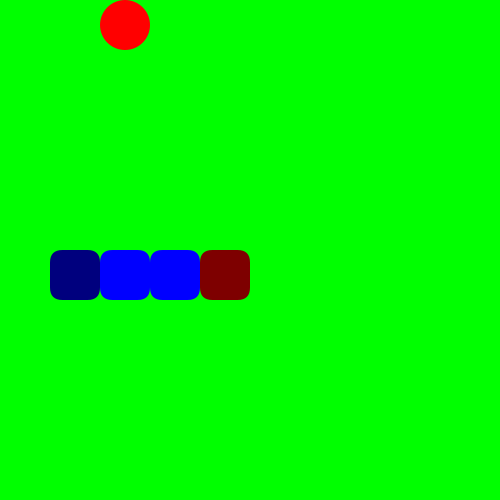
Frame 1 (no input)
Frame 60 (the mouse pressed at the canvas centre just before this capture): identical to frame 1, image omitted
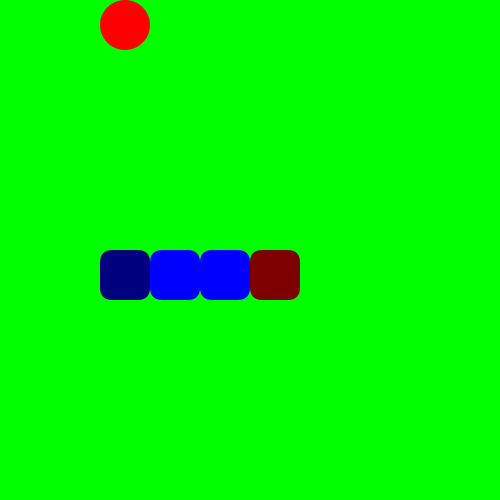
Frame 120 (the mouse held since frame 60 and released just before this capture)

The Processing sketch that drew these frames (run headless with seeded random() and noise(); from frame 60 on, the mouse is pressed at the canvas centre):

// Processing sketch: SnakeGame
// ── SnakeGame.pde
Snake snake;
int ROWS;
int COLS;
float SQUARESIZE;

void setup() {
  size(500, 500);
  ROWS = 10;
  COLS = 10;
  snake = new Snake(10, 10);
  SQUARESIZE = width/COLS;
}

void draw() {
  background(0, 255, 0);
  if (frameCount % 100 == 0) {
    snake.move(snake.getDirection());
  }
  String []lines = snake.toString().split("\n");
  stringToSquare(lines);
}

void stringToSquare(String[] lines) {
  noStroke();
  for (int i = 0; i < ROWS; i++) {
    for (int j = 0; j < lines[i].length(); j++) {
      char c = lines[i].charAt(j);
      if (c == '#') {
        fill(0, 255, 0);
        rect(j*SQUARESIZE, i*SQUARESIZE, SQUARESIZE, SQUARESIZE);
      }
      if (c == 'H') {
        fill(126, 0, 0);
        rect(j*SQUARESIZE, i*SQUARESIZE, SQUARESIZE, SQUARESIZE, SQUARESIZE/4);
      }
      if (c == 'T') {
        fill(0, 0, 126);
        rect(j*SQUARESIZE, i*SQUARESIZE, SQUARESIZE, SQUARESIZE, SQUARESIZE/4);
      }
      if (c == '&') {
        fill(0, 0, 256);
        rect(j*SQUARESIZE, i*SQUARESIZE, SQUARESIZE, SQUARESIZE, SQUARESIZE/4);
      }
      if (c == '@') {
        fill(255, 0, 0);
        ellipse(j*SQUARESIZE+SQUARESIZE/2, i*SQUARESIZE+SQUARESIZE/2, SQUARESIZE, SQUARESIZE);
      }
    }
  }
}

void keyPressed() {
  if (key == 'w' || key == 'W' || key == UP) {
    snake.move("w"); 
  }
  if (key == 'a' || key == 'A' || key == LEFT) {
    snake.move("a"); 
  }
  if (key == 's' || key == 'S' || key == DOWN) {
    snake.move("s"); 
  }
  if (key == 'd' || key == 'D' || key == RIGHT) {
    snake.move("d"); 
  }
  if (key == ' ') {
    background(155);
  }
}

// ── Snake.pde
import java.util.*;

public class Snake {
  private int[] head;
  private int[] tail;
  private int[][] map;
  private int ticks;
  private boolean alive;
  private int size;
  private String direction;
  private ArrayDeque<int[]> body;
  private static final int GRASS = 0;
  private static final int BODY = 1;
  private static final int HEAD = 2;
  private static final int TAIL = 3;
  private static final int APPLE = 4;

  /**Initializes the map to the size specified
  *and sets the head to the middle row 4 over and the tail three before
  *@param rows is the starting height of the map
  *@param cols is the starting width of the map
  */
  public Snake(int rows, int cols) {
    this();
    body = new ArrayDeque<int[]>();
    if(rows > 5 && cols > 5) {
      map = new int[rows][cols];
      head = new int[2];
      tail = new int[2];
      alive = true;
      head[1] = 4;
      tail[1] = 1;
      head[0] = rows/2;
      tail[0] = rows/2;
      ticks = 0;
      size = 4;
      fillBoard();
      generateApple();
      body.addFirst(head);
      body.addLast(tail);
      direction = "d";
    }
  }

  /**Initializes the map with a 15 by 15
  *and sets the head to the middle row 4 over and the tail three before
  */
  public Snake(){
    body = new ArrayDeque<int[]>();
    map = new int[15][15];
    head = new int[2];
    tail = new int[2];
    alive = true;
    head[1] = 4;
    head[0] = 15/2;
    tail[1] = 1;
    tail[0] = 15/2;
    ticks = 0;
    size = 4;
    fillBoard();
    generateApple();
    body.addFirst(head);
    body.addLast(tail);
    direction = "d";
  }

  /**Initializes the map to the size specified
  *and randomizes where the body is, not at the border.
  *@param rows is the starting height of the map
  *@param cols is the starting width of the map
  *@param rand is whether or not it will be randomized, false simply calls another constructor
  *@param orientation determines whether the snake is horizontal(0) or vertical(1);
  *@param yOrientation determines whether the head will be at the top(1) or bottom(-1);
  * (0,1) left (0, -1) right
  * (1, 1) up (1, -1) down
  *invalid values will be set to a default of vertical(0) and top(1) and rows(15) and cols(15);
  */
  public Snake(int rows, int cols, boolean rand, int orientation, int yOrientation) {
    this(rows, cols);
    body = new ArrayDeque<int[]>();
    if (orientation != 0 && orientation != 1) {
      orientation = 0;
    }
    if (yOrientation != 1 && yOrientation != -1) {
      yOrientation = 1;
    }
    if (rand) {
      boolean temp = false;
      while (! temp) {
        head[1] = (int)(Math.random()*(map.length - 2) + 1);
        head[0] = (int)(Math.random()*(map[0].length - 2) + 1);
        // int dir = (int)(Math.random()*2);
        if (orientation == 0 && head[1] + yOrientation*3 < map.length && head[1] + yOrientation*3 >= 0) {
          tail[1] = yOrientation*3 + head[1];
          tail[0] = head[0];
          temp = true;
        }
        else if (orientation == 1 && head[0] + yOrientation*3 < map.length && head[0] + yOrientation*3 >= 0) {
          tail[0] = yOrientation*3 + head[0];
          tail[1] = head[1];
          temp = true;
        }
        else {
          temp = false;
        }
      }
    }
    size = 4;
    alive = true;
    ticks = 0;
    fillBoard();
    generateApple();
    body.addFirst(head);
    body.addLast(tail);
    direction = directional(orientation, yOrientation);
  }

  private String directional(int n, int m) {
    if (n == 0 && m == 1) return "left";
    else if (n == 0 && m == -1) return "right";
    else if (n == 1 && m == 1) return "up";
    else if (n == 1 && m == -1) return "down";
    return "right";
  }

  /**Generates a random apple somewhere on the map
  *@return true when apple is placed and false when it is not or when snake is too big
  */
  public boolean generateApple() {
    int maxreps = (int)((double)(map.length * map[0].length)*1.5);
    int counter = 0;
    while (maxreps > counter) {
      counter++;
      int x = (int)(Math.random()*map.length);
      int y = (int)(Math.random()*map[0].length);
      if (map[x][y] == GRASS) {
        map[x][y] = APPLE;
        return true;
      }
    }
    return false;
  }

  /**Takes in a parameter that moves the Snake
  *@param direction should be a letter wasd or up/left/down/right
  */
  public void move(String dir) {
    direction = dir;
    if (alive) {
      ticks++;
      if (dir.equalsIgnoreCase("up") || dir.equalsIgnoreCase("w")) {
        if (head[0] - 1 < 0) {
          alive = false;
        }
        else {
          map[head[0]][head[1]] = BODY;
          changeHead(head[0]-1, head[1]);
          body.addFirst(head);
          if (map[head[0]][head[1]] == APPLE) {
            map[head[0]][head[1]] = HEAD;
            generateApple();
          }
          else if (map[head[0]][head[1]] == BODY) {
            alive = false;
          }
          else {
            int[] tempT = body.removeLast();
            map[tail[0]][tail[1]] = GRASS;
            map[head[0]][head[1]] = HEAD;
            tail = body.getLast();
            map[tail[0]][tail[1]] = TAIL;
          }
        }
      }
      else if (dir.equalsIgnoreCase("left") || dir.equalsIgnoreCase("a")) {
        if (head[1] - 1 < 0) {
          alive = false;
        }
        else {
          map[head[0]][head[1]] = BODY;
          changeHead(head[0], head[1]-1);
          body.addFirst(head);
          if (map[head[0]][head[1]] == APPLE) {
            map[head[0]][head[1]] = HEAD;
            generateApple();
          }
          else if (map[head[0]][head[1]] == BODY) {
            alive = false;
          }
          else {
            int[] tempT = body.removeLast();
            map[tail[0]][tail[1]] = GRASS;
            map[head[0]][head[1]] = HEAD;
            tail = body.getLast();
            map[tail[0]][tail[1]] = TAIL;
          }
        }
      }
      else if (dir.equalsIgnoreCase("down") || dir.equalsIgnoreCase("s")) {
        if (head[0] + 1 >= map.length) {
          alive = false;
        }
        else {
          map[head[0]][head[1]] = BODY;
          changeHead(head[0]+1, head[1]);
          body.addFirst(head);
          if (map[head[0]][head[1]] == APPLE) {
            map[head[0]][head[1]] = HEAD;
            generateApple();
          }
          else if (map[head[0]][head[1]] == BODY) {
            alive = false;
          }
          else {
            int[] tempT = body.removeLast();
            map[tail[0]][tail[1]] = GRASS;
            map[head[0]][head[1]] = HEAD;
            tail = body.getLast();
            map[tail[0]][tail[1]] = TAIL;
          }
        }
      }
      else if (dir.equalsIgnoreCase("right") || dir.equalsIgnoreCase("d")) {
        if (head[1] + 1 >= map[0].length) {
          alive = false;
        }
        else {
          map[head[0]][head[1]] = BODY;
          changeHead(head[0], head[1]+1);
          body.addFirst(head);
          if (map[head[0]][head[1]] == APPLE) {
            map[head[0]][head[1]] = HEAD;
            generateApple();
          }
          else if (map[head[0]][head[1]] == BODY) {
            alive = false;
          }
          else {
            int[] tempT = body.removeLast();
            map[tail[0]][tail[1]] = GRASS;
            map[head[0]][head[1]] = HEAD;
            tail = body.getLast();
            map[tail[0]][tail[1]] = TAIL;
          }
        }
      }
    }
    if (!alive) {
      System.out.println("The snake has died!");
    }
  }

  /**
  *@return number of ticks or times drawn
  */
  public int getTicks() {
    return ticks;
  }

  public String getDirection() {
    return direction;
  }

  /**
  *Debugging purposes
  *@return string with coordinates of the head and tail
  */
  public String getEnds() {
    return ("Head: " + Arrays.toString(head) + " Tail: " + Arrays.toString(tail));
  }

  /**
  *@return size of snake
  */
  public int size() {
    return size;
  }

  private void changeHead(int x, int y) {
    int[] h = new int[]{x, y};
    head = h;
  }

  private void changeTail(int x, int y) {
    int[] t = new int[]{x, y};
    tail = t;
  }

  private void fillBoard() {
    for (int i = 0; i < map.length; i++) {
      for (int j = 0; j < map.length; j++) {
        map[i][j] = GRASS;
      }
    }
    fillBody();
    map[head[0]][head[1]] = HEAD;
    map[tail[0]][tail[1]] = TAIL;
  }

  /*
    Method made like this for future proofing when positions can be randomized
  */
  private void fillBody() {
    int xH = head[0];
    int xT = tail[0];
    int yH = head[1];
    int yT = tail[1];
    if (xH == xT) {
      if (yT > yH) {
        for (int i = yH + 1; i < yT; i++) {
          int bodyPart[] = new int[2];
          map[xH][i] = BODY;
          bodyPart[0] = xH; bodyPart[1] = i;
          body.addLast(bodyPart);
        }
      }
      else {
        for (int i = yT + 1; i < yH; i++) {
          int bodyPart[] = new int[2];
          map[xH][i] = BODY;
          bodyPart[0] = xH; bodyPart[1] = i;
          body.addFirst(bodyPart);
        }
      }
    }
    else if (yH == yT) {
      if (xT > xH) {
        for (int i = xH + 1; i < xT; i++) {
          int bodyPart[] = new int[2];
          map[i][yH] = BODY;
          bodyPart[0] = i; bodyPart[1] = yH;
          body.addLast(bodyPart);
        }
      }
      else {
        for (int i = xT + 1; i < xH; i++) {
          int bodyPart[] = new int[2];
          map[i][yH] = BODY;
          bodyPart[0] = i; bodyPart[1] = yH;
          body.addFirst(bodyPart);
        }
      }
    }
  }

  /*
  *Destructive method do not use, only for semi debugging purposes
  */
  private String bodyToString() {
    String str = "";
    ArrayDeque<int[]> temp = body.clone();
    for (int i = 0; i < temp.size(); i++) {
      str += Arrays.toString(body.removeFirst());
    }
    return str;
  }

  /**Each row is a new line. # is GRASS, H is HEAD, T is TAIL, & is Body, @ is APPLE
  *@return a String seperated by newlines.
  */
  public String toString(){
    StringBuilder builder = new StringBuilder();
    for (int i = 0; i < map.length; i++) {
      for (int c = 0; c < map[i].length; c++) {
        if(map[i][c]==GRASS)
          builder.append("#");
        else if(map[i][c]==HEAD)
          builder.append("H");
        else if(map[i][c]==TAIL)
          builder.append("T");
        else if(map[i][c]==BODY)
          builder.append("&");
        else if(map[i][c]==APPLE)
          builder.append("@");
      }
      builder.append("\n");
    }
    return builder.toString();
  }
}
